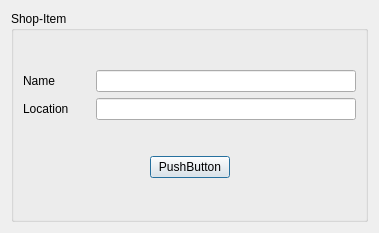
<?xml version="1.0" encoding="UTF-8"?>
<ui version="4.0">
 <class>DiscounterDialog</class>
 <widget class="QDialog" name="DiscounterDialog">
  <property name="geometry">
   <rect>
    <x>0</x>
    <y>0</y>
    <width>379</width>
    <height>233</height>
   </rect>
  </property>
  <property name="windowTitle">
   <string>Dialog</string>
  </property>
  <layout class="QVBoxLayout" name="verticalLayout">
   <item>
    <widget class="QGroupBox" name="groupBox_discounter">
     <property name="title">
      <string>Shop-Item</string>
     </property>
     <layout class="QVBoxLayout" name="verticalLayout_2">
      <item>
       <layout class="QGridLayout" name="gridLayout">
        <item row="4" column="0">
         <widget class="QLabel" name="label_name">
          <property name="text">
           <string>Name</string>
          </property>
         </widget>
        </item>
        <item row="8" column="0">
         <widget class="QLabel" name="label_location">
          <property name="text">
           <string>Location</string>
          </property>
         </widget>
        </item>
        <item row="4" column="1">
         <widget class="QLineEdit" name="lineEdit_name">
          <property name="minimumSize">
           <size>
            <width>260</width>
            <height>0</height>
           </size>
          </property>
          <property name="maximumSize">
           <size>
            <width>260</width>
            <height>16777215</height>
           </size>
          </property>
         </widget>
        </item>
        <item row="8" column="1">
         <widget class="QLineEdit" name="lineEdit_location">
          <property name="minimumSize">
           <size>
            <width>260</width>
            <height>0</height>
           </size>
          </property>
          <property name="maximumSize">
           <size>
            <width>260</width>
            <height>16777215</height>
           </size>
          </property>
         </widget>
        </item>
       </layout>
      </item>
      <item>
       <layout class="QHBoxLayout" name="horizontalLayout_2">
        <property name="bottomMargin">
         <number>0</number>
        </property>
        <item>
         <spacer name="horizontalSpacer">
          <property name="orientation">
           <enum>Qt::Horizontal</enum>
          </property>
          <property name="sizeHint" stdset="0">
           <size>
            <width>40</width>
            <height>20</height>
           </size>
          </property>
         </spacer>
        </item>
        <item>
         <widget class="QPushButton" name="pushButton_ok">
          <property name="text">
           <string>PushButton</string>
          </property>
         </widget>
        </item>
        <item>
         <spacer name="horizontalSpacer_2">
          <property name="orientation">
           <enum>Qt::Horizontal</enum>
          </property>
          <property name="sizeHint" stdset="0">
           <size>
            <width>40</width>
            <height>20</height>
           </size>
          </property>
         </spacer>
        </item>
       </layout>
      </item>
     </layout>
    </widget>
   </item>
  </layout>
 </widget>
 <resources/>
 <connections/>
</ui>
